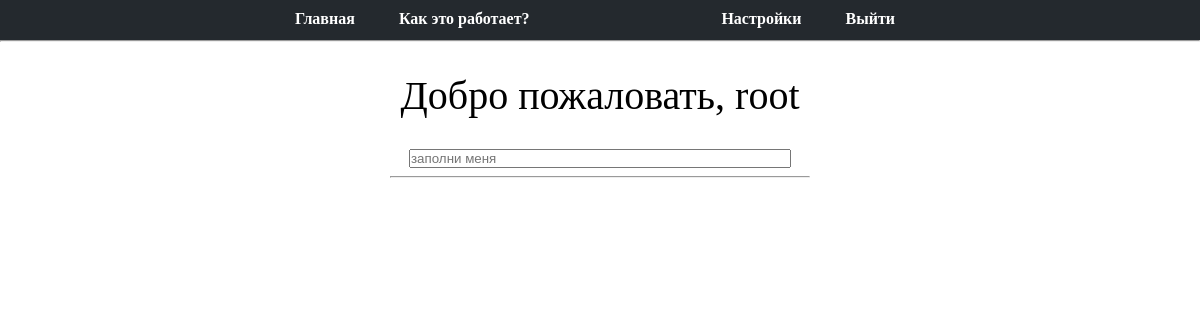
/ (signed in), run on an earlier commit of the app's database.
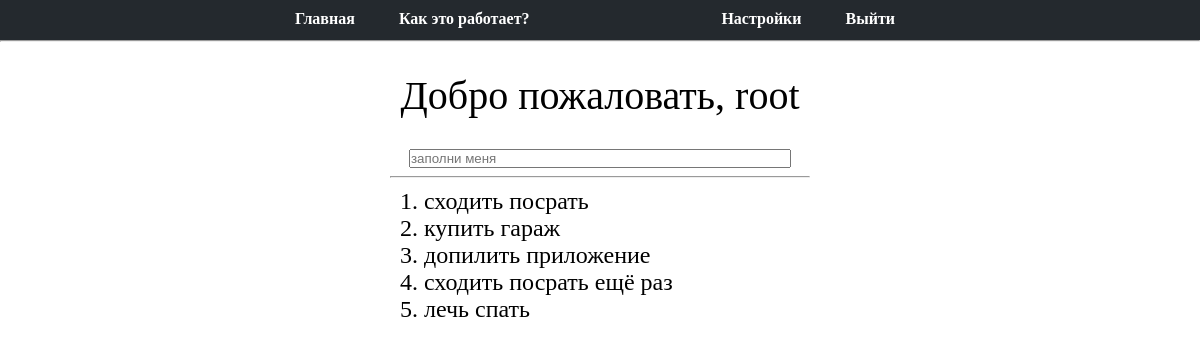
And on a later commit of the database.
### app/models.py (models this page shows, shortened)
class User(db.Model, UserMixin):
    id = db.Column(db.Integer, primary_key=True)
    username = db.Column(db.String(32), unique=True)
    password_hash = db.Column(db.String(128))
    tasks = db.relationship("Task", backref="master", lazy="dynamic")

class Task(db.Model):
    id = db.Column(db.Integer, primary_key=True)
    body = db.Column(db.String(140))
    created = db.Column(db.Integer, default=datetime.now())
    user_id = db.Column(db.Integer, db.ForeignKey("user.id"))
    self_id = db.Column(db.Integer)

### views.py (the view, shortened to what this page needs)
@app.route("/", methods=["GET", "POST"])
@login_required
def index():
    form = NewTaskForm()
    user = User.query.filter_by(username=current_user.username).first()
    tasks = Task.query.filter_by(master=user).all()
    return render_template("index.html", form=form, tasks=tasks, title="main")

### app/forms.py
class NewTaskForm(FlaskForm):
    add_task_field = StringField("Добро пожаловать", validators=[DataRequired()])

### app/models.py (called while the page is built)
@login.user_loader
def load_user(id):
    return User.query.get(int(id))

### app/templates/index.html (shortened to what this page needs)
{% extends 'base.html' %}
{% block css %}
    <link rel="stylesheet" href="{{ url_for("static", filename="css/index.css") }}">
{% endblock %}
{% block content %}
        <div class="hello">
            Добро пожаловать, {{ current_user.username }}
        </div>
        <div class="task">
            <form action='' method='post' navalidate>
                <p>
                    <div class="input_task">
                        {{ form.add_task_field(autofocus=True, placeholder="заполни меня") }}<br>
                    </div>
                </p>
                <div class="task_list">
                    <hr>
                    <div class="wrapper_task_content">
                        {% for task in tasks %}
                            <p>
                                {{ task.self_id }}. {{ task.body }}
                            </p>
                        {% endfor %}
                    </div>
                </div>
            </form>
        </div>
{% endblock %}

### app/templates/base.html (shortened to what this page needs)
<!DOCTYPE html>
<html>
<head>
    <link rel="stylesheet" href="{{ url_for("static", filename="css/base.css") }}">
    {% block css %}
    {% endblock %}
</head>
<body>
    <header>
        <div class="head_wrapper">
            <nav>
                <div class="left-nav">
                    {% if not current_user.is_anonymous %}
                        <a href="{{ url_for('index') }}">Главная</a>
                    {% endif %}
                    <a href="/help">Как это работает?</a>
                </div>
                <div class="right-nav">
                        <a href="/settings">Настройки</a>
                        {% if not current_user.is_anonymous %}
                            <a href="{{ url_for('logout') }}">Выйти</a>
                        {% else %}
                            <a href="{{ url_for('login') }}">Войти</a>
                            <a href="{{ url_for('reg') }}">Зарегистрироваться</a>
                        {% endif %}
                </div>
            </nav>
        </div>
    </header>
    <hr>
    <div class="wrapper_content">
        {% block content %}
        {% endblock %}
    </div>
</body>
</html>

### app/static/css/base.css (style rules this page uses)
* { margin: 0; padding: 0; }
header { background: #24292E; height: 40px; min-width: 650px; }
.head_wrapper { width: 50%; min-width: 650px; margin-left: auto; margin-right: auto; }
header a, a:visited { text-decoration: none; color: white }
header nav { width: 100%; padding-top: 10px; display: inline-block; }
header a { font-weight: bold; padding: 20px; }
header .left-nav { float: left; margin-right: auto; }
header .right-nav { float: right; margin-right: 10px; height: 30px; text-align: right; }
.wrapper_content { width: 50%; margin-left: auto; margin-right: auto; }

### app/static/css/index.css (style rules this page uses)
.hello { padding-top: 5%; margin-right: auto; margin-left: auto; text-align: center; font-size: 2.5em; }
.task { width: 70%; padding-top: 5%; margin-right: auto; margin-left: auto; align-items: center; text-align: center; }
.task_list { margin-top: 2%; margin-right: auto; margin-left: auto; font-size: 1.5em; }
.task_list hr { color: lightgray; }
.wrapper_task_content { padding: 10px; margin-right: auto; text-align: left; padding-left: 10px; }
input[type="text"] { width: 90%; }

What changed in the data, as far as the page shows it:
added Task: self_id "1", body "сходить посрать"
added Task: self_id "2", body "купить гараж"
added Task: self_id "3", body "допилить приложение"
added Task: self_id "4", body "сходить посрать ещё раз"
added Task: self_id "5", body "лечь спать"
